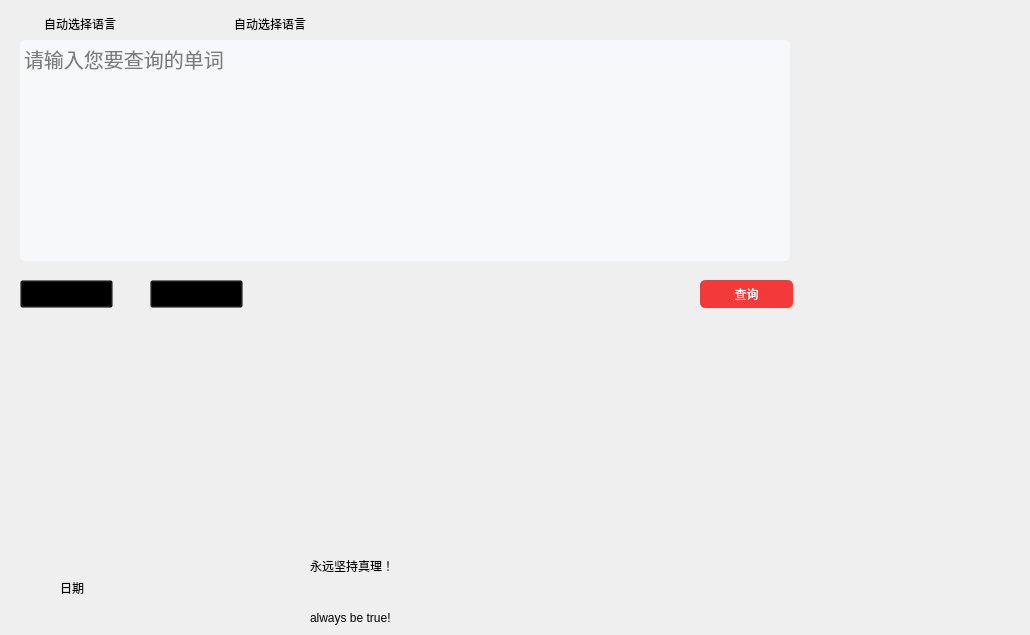
      <widget class="QWidget" name="tab_dict_bFind">
       <attribute name="title">
        <string>one</string>
       </attribute>
       <widget class="QPushButton" name="dict_shot">
        <property name="geometry">
         <rect>
          <x>150</x>
          <y>280</y>
          <width>93</width>
          <height>28</height>
         </rect>
        </property>
        <property name="toolTip">
         <string>截屏 翻译</string>
        </property>
        <property name="styleSheet">
         <string notr="true">QPushButton{
	background-color: transparent
}</string>
        </property>
        <property name="text">
         <string>截屏翻译</string>
        </property>
        <property name="icon">
         <iconset resource="resource/res.qrc">
          <normaloff>:/images/shot-trans.png</normaloff>
          <normalon>:/images/shot-trans-hover.png</normalon>
          <selectedoff>:/images/shot-trans.png</selectedoff>
          <selectedon>:/images/shot-trans-hover.png</selectedon>:/images/shot-trans.png</iconset>
        </property>
        <property name="checkable">
         <bool>true</bool>
        </property>
        <property name="checked">
         <bool>false</bool>
        </property>
       </widget>
       <widget class="QLabel" name="dict_label_eng">
        <property name="geometry">
         <rect>
          <x>310</x>
          <y>610</y>
          <width>711</width>
          <height>16</height>
         </rect>
        </property>
        <property name="text">
         <string>always be true!</string>
        </property>
       </widget>
       <widget class="QPushButton" name="dict_find">
        <property name="geometry">
         <rect>
          <x>700</x>
          <y>280</y>
          <width>93</width>
          <height>28</height>
         </rect>
        </property>
        <property name="styleSheet">
         <string notr="true">QPushButton#dict_find{
        background-color: rgb(242, 58, 58);
        color:#fff;
		
        border-radius:5px;
}

QPushButton#dict_find::hover{
        background-color: rgb(247, 84, 84);
        color:#fff;
        border-radius:5px;
        }





</string>
        </property>
        <property name="text">
         <string>查询</string>
        </property>
       </widget>
       <widget class="QLabel" name="dict_label_chin">
        <property name="geometry">
         <rect>
          <x>310</x>
          <y>545</y>
          <width>501</width>
          <height>41</height>
         </rect>
        </property>
        <property name="text">
         <string>永远坚持真理！</string>
        </property>
       </widget>
       <widget class="QPushButton" name="dict_doc">
        <property name="geometry">
         <rect>
          <x>20</x>
          <y>280</y>
          <width>93</width>
          <height>28</height>
         </rect>
        </property>
        <property name="toolTip">
         <string>支持10M以内 中英互译</string>
        </property>
        <property name="styleSheet">
         <string notr="true">QPushButton{
	background-color: transparent
}</string>
        </property>
        <property name="text">
         <string>文档翻译</string>
        </property>
        <property name="icon">
         <iconset>
          <normalon>:/images/doc-trans-hover.png</normalon>
          <disabledon>:/images/doc-trans-hover.png</disabledon>
          <activeoff>:/images/doc-trans.png</activeoff>
          <activeon>:/images/doc-trans-hover.png</activeon>
          <selectedoff>:/images/doc-trans.png</selectedoff>
          <selectedon>:/images/doc-trans-hover.png</selectedon>
         </iconset>
        </property>
        <property name="checkable">
         <bool>true</bool>
        </property>
        <property name="checked">
         <bool>false</bool>
        </property>
       </widget>
       <widget class="QTextEdit" name="dict_edit">
        <property name="geometry">
         <rect>
          <x>20</x>
          <y>40</y>
          <width>770</width>
          <height>221</height>
         </rect>
        </property>
        <property name="font">
         <font>
          <pointsize>15</pointsize>
         </font>
        </property>
        <property name="styleSheet">
         <string notr="true">border:none;
background-color:rgb(247,248,250);
border-radius:5px;</string>
        </property>
        <property name="placeholderText">
         <string>请输入您要查询的单词</string>
        </property>
       </widget>
       <widget class="QLabel" name="dict_label_date">
        <property name="geometry">
         <rect>
          <x>60</x>
          <y>580</y>
          <width>72</width>
          <height>15</height>
         </rect>
        </property>
        <property name="text">
         <string>日期</string>
        </property>
       </widget>
       <widget class="QWidget" name="widget_title" native="true">
        <property name="geometry">
         <rect>
          <x>220</x>
          <y>370</y>
          <width>211</width>
          <height>41</height>
         </rect>
        </property>
        <property name="maximumSize">
         <size>
          <width>16777215</width>
          <height>16777215</height>
         </size>
        </property>
       </widget>
       <widget class="QPushButton" name="tab_dict_transfer">
        <property name="geometry">
         <rect>
          <x>150</x>
          <y>10</y>
          <width>30</width>
          <height>20</height>
         </rect>
        </property>
        <property name="styleSheet">
         <string notr="true">#tab_dict_transfer{
	
	border-image: url(:/images/transfer.png);
	border:none;
}

#tab_dict_transfer::hover{
	
	border-image: url(:/images/transfer-hover.png);
	border:none;
}</string>
        </property>
        <property name="text">
         <string/>
        </property>
       </widget>
       <widget class="QPushButton" name="tab_dict_to">
        <property name="geometry">
         <rect>
          <x>210</x>
          <y>10</y>
          <width>120</width>
          <height>28</height>
         </rect>
        </property>
        <property name="layoutDirection">
         <enum>Qt::RightToLeft</enum>
        </property>
        <property name="styleSheet">
         <string notr="true">QPushButton{
	background-color:transparent;
	border:none;
}</string>
        </property>
        <property name="text">
         <string>自动选择语言</string>
        </property>
        <property name="icon">
         <iconset>
          <selectedoff>:/images/lang-drop.png</selectedoff>
         </iconset>
        </property>
        <property name="iconSize">
         <size>
          <width>10</width>
          <height>10</height>
         </size>
        </property>
        <property name="checkable">
         <bool>true</bool>
        </property>
       </widget>
       <widget class="QPushButton" name="tab_dict_from">
        <property name="geometry">
         <rect>
          <x>20</x>
          <y>10</y>
          <width>120</width>
          <height>28</height>
         </rect>
        </property>
        <property name="layoutDirection">
         <enum>Qt::RightToLeft</enum>
        </property>
        <property name="styleSheet">
         <string notr="true">QPushButton{
	background-color:transparent;
	border:none;
}</string>
        </property>
        <property name="text">
         <string>自动选择语言</string>
        </property>
        <property name="icon">
         <iconset>
          <selectedoff>:/images/lang-drop.png</selectedoff>
         </iconset>
        </property>
        <property name="iconSize">
         <size>
          <width>10</width>
          <height>10</height>
         </size>
        </property>
        <property name="checkable">
         <bool>true</bool>
        </property>
       </widget>
      </widget>
